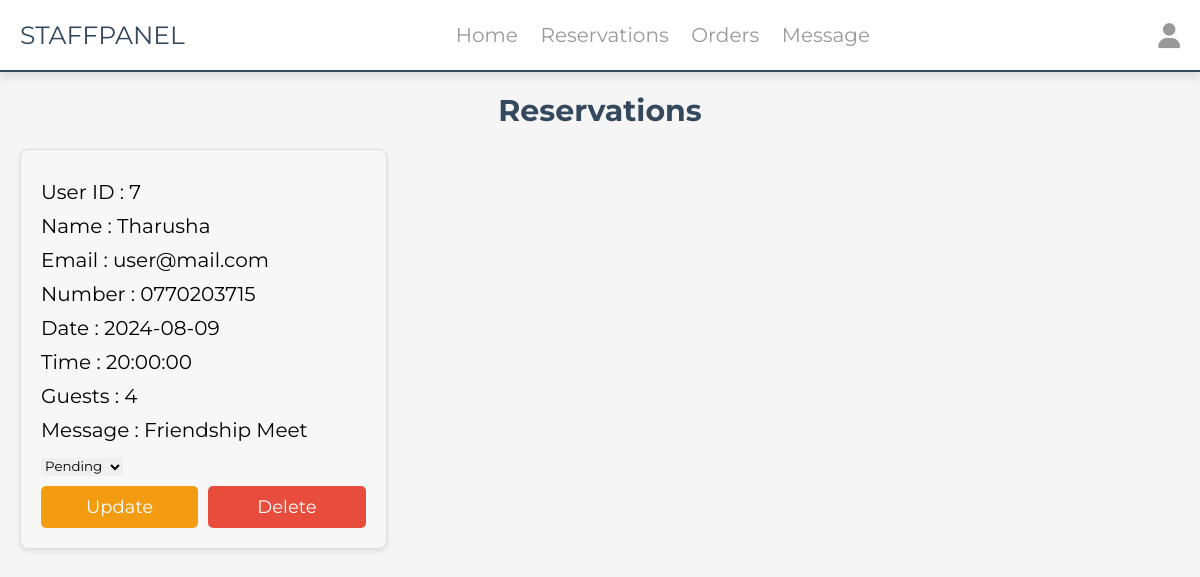
The page /staff/reservation.php (signed in) on the database its author committed.
### tables this page shows
CREATE TABLE `reservation` (
  `id` int(11) NOT NULL,
  `user_id` int(100) NOT NULL,
  `name` varchar(50) NOT NULL,
  `email` varchar(50) NOT NULL,
  `number` varchar(20) NOT NULL,
  `date` date NOT NULL,
  `time` time NOT NULL,
  `guests` varchar(20) NOT NULL,
  `message` text DEFAULT NULL,
  `states` varchar(20) DEFAULT NULL
);

### staff/reservation.php (the view, shortened to what this page needs)
<?php
include '../components/connect.php';
?>
<!DOCTYPE html>
<html lang="en">
<head>
    <link rel="stylesheet" href="https://cdnjs.cloudflare.com/ajax/libs/font-awesome/6.1.1/css/all.min.css">
    <link rel="stylesheet" href="../css/staff_style.css">
</head>
<body>
<?php include '../components/staff_header.php' ?>
<section class="reservations">
    <h1 class="heading">Reservations</h1>
    <div class="box-container">
    <?php
    $select_reservations = $conn->prepare("SELECT * FROM `reservation`");
    $select_reservations->execute();
    if ($select_reservations->rowCount() > 0) {
        while ($fetch_reservations = $select_reservations->fetch(PDO::FETCH_ASSOC)) {
    ?>
    <div class="box">
        <p> User ID : <span><?= $fetch_reservations['user_id']; ?></span> </p>
        <p> Name : <span><?= $fetch_reservations['name']; ?></span> </p>
        <p> Email : <span><?= $fetch_reservations['email']; ?></span> </p>
        <p> Number : <span><?= $fetch_reservations['number']; ?></span> </p>
        <p> Date : <span><?= $fetch_reservations['date']; ?></span> </p>
        <p> Time : <span><?= $fetch_reservations['time']; ?></span> </p>
        <p> Guests : <span><?= $fetch_reservations['guests']; ?></span> </p>
        <p> Message : <span><?= $fetch_reservations['message']; ?></span> </p>
        <form action="" method="POST">
            <select name="states" class="drop-down">
                <option value="pending" <?= $fetch_reservations['states'] == 'pending' ? 'selected' : '' ?>>Pending</option>
            </select>
            <div class="flex-btn">
                <input type="submit" value="Update" class="btn" name="update_reservation">
                <a href="reservation.php?delete=<?= $fetch_reservations['id']; ?>" class="delete-btn" onclick="return confirm('Delete this reservation?');">Delete</a>
            </div>
        </form>
    </div>
    <?php
        }
    }
?>
    </div>
</section>
</body>
</html>

### css/staff_style.css (style rules this page uses)
:root { --main-color:#f39c12; --red:#e74c3c; --orange:#f39c12; --black:#34495e; --white:#fff; --light-bg:#f5f5f5; --light-color:#999; --border:.2rem solid var(--black); --box-shadow:0 .5rem 1rem rgba(0,0,0,.1); }
* { font-family: 'Montserrat', sans-serif; margin:0; padding:0; box-sizing: border-box; text-decoration: none; outline: none; border:none; }
html { font-size: 62.5%; overflow-x: hidden; }
body { background-color: var(--light-bg); }
section { max-width: 1200px; margin:0 auto; padding:2rem; }
.btn, .delete-btn, .option-btn { display: block; margin-top: 1rem; border-radius: .5rem; cursor: pointer; width: 100%; font-size: 1.8rem; color:var(--white); padding:1.2rem 3rem; text-transform: capitalize; text-align: center; }
.btn { background-color: var(--main-color); }
.delete-btn { background-color: var(--red); }
.flex-btn { display: flex; gap:1rem; }
.heading { text-align: center; margin-bottom: 2rem; text-transform: capitalize; color:var(--black); font-size: 3rem; }

### staff/reservation.php (style rules this page uses)
.box-container { display: flex; flex-wrap: wrap; gap: 20px; }
.box { background-color: #f7f7f7; border: 1px solid #ddd; border-radius: 8px; padding: 20px; width: calc(33.333% - 20px); box-shadow: 0 2px 5px rgba(0,0,0,0.1); font-size: 20px; }
.box p { margin: 10px 0; }
.box .flex-btn { display: flex; gap: 10px; }
.box .btn, .box .delete-btn { flex: 1; text-align: center; padding: 10px 0; border-radius: 5px; cursor: pointer; color: #fff; border-color:black; }
.box .btn { background-color: #f39c12; }
.box .delete-btn { background-color: #e74c3c; }

### rows shown on the page
reservation: user "7", name "Tharusha", email "user@mail.com", number "0770203715", date "2024-08-09", time "20:00:00", guests "4", message "Friendship Meet"
